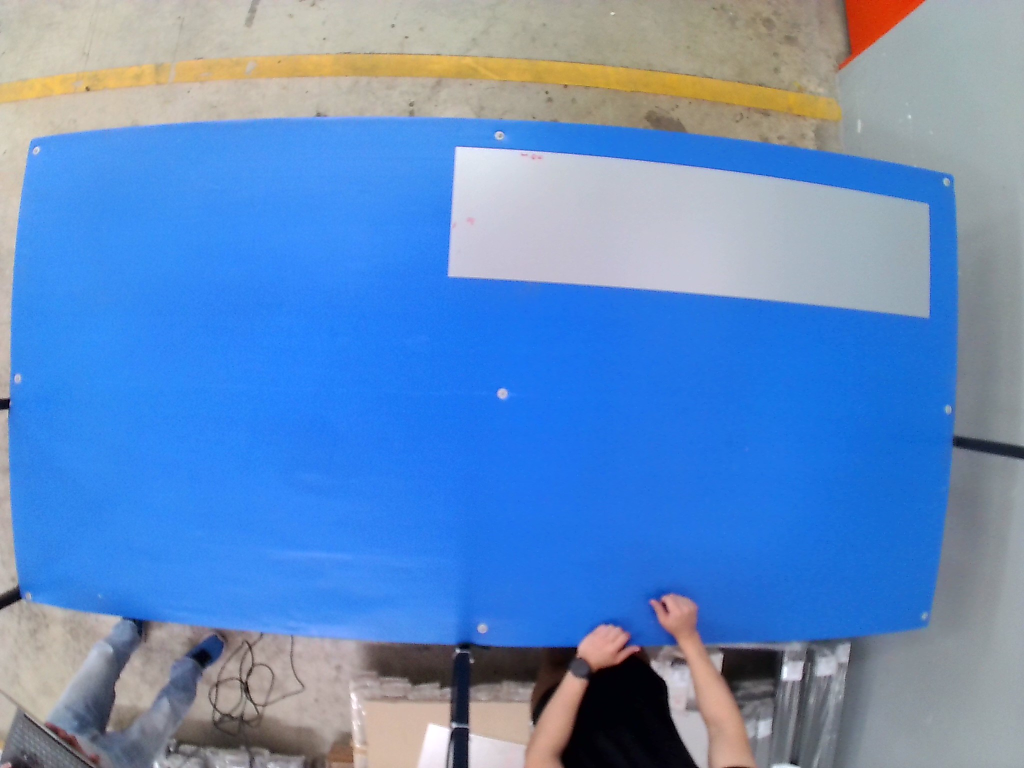
#> input picture img/img2.jpg, 2048 x 1536 px (shown at 1/2 size)
$ python main_img.py
#> lines starting #> are read from the running program, lines starting #| are printed output that depends on the picture
#> (reads calibration_data/calibration_data_7x5_3040p.npz from the repository)
import cv2
import math
import numpy as np
import datetime
import requests
import os
import logging
from logging.handlers import RotatingFileHandler
import signal
import sys
# import tower_light as tl
import threading

class ImageCapture:
    def __init__(self, image_path):
#> called with image_path = 'img/img2.jpg'
        self.image_path = image_path
        self.frame = cv2.imread(image_path)
#> self.frame is the input picture: shape (1536, 2048, 3); mean B, G, R 193.7, 139.6, 98.4
        self._opened = self.frame is not None
#> self._opened = True
        if not self._opened:
            print(f"Error: Unable to load image at {image_path}")
        else:
            pass

    def isOpened(self):
        return self._opened

    def read(self):
        if not self._opened or self.frame is None:
            return False, None
        # คืนสำเนาเฟรมเดิมทุกครั้ง เพื่อให้แก้ไขภาพในลูปได้โดยไม่ทับต้นฉบับ
        return True, self.frame.copy()

    def release(self):
        self._opened = False


# Set up paths for various files and directories used in the program
script_dir = os.path.dirname(os.path.abspath(__file__))  # Get the absolute path of the script's directory
running_number_path = os.path.join(script_dir, 'running_number.txt')  # Path to store the running number
calibration_data_path = os.path.join(script_dir, 'calibration_data/calibration_data_7x5_3040p.npz')  # Path to the camera calibration data
img_output_path = os.path.join(script_dir, 'output')  # Directory where output images will be saved
log_dir = os.path.join(script_dir, 'app.log')  # Path for log file

# สร้างโฟลเดอร์ output หากยังไม่มี (ไม่กระทบโครงสร้าง process)
os.makedirs(img_output_path, exist_ok=True)

# Initialize towerlight
# tl.initialize()

# Configure logging
logger = logging.getLogger('MTL_MEASUREMENT')
logger.setLevel(logging.DEBUG)  # Set the logging level to DEBUG

# Create a handler for rotating log files to avoid large log files
handler = RotatingFileHandler(log_dir, maxBytes=10*1024*1024, backupCount=5, mode='w')
handler.setFormatter(logging.Formatter('%(asctime)s - %(name)s - %(levelname)s - %(message)s', datefmt='%Y-%m-%d %H:%M:%S'))

# Add the handler to the logger
logger.addHandler(handler)

# Flag to control whether to display windows with OpenCV, useful for headless environments
SHOW_WINDOWS = True

# Function to calculate the dimensions of a contour's bounding rectangle (approximation)
'''
def cal_dim(approx):
    dist_list = []
    c = 0
    # Calculate the Euclidean distance between each pair of points
    for i in range(len(approx)):
        for j in range(i+1, len(approx)):
            dist = math.sqrt(math.pow(approx[i][0][0] - approx[j][0][0], 2) + math.pow(approx[i][0][1] - approx[j][0][1], 2))
            dist_list.append(dist)
            c += 1
    dist_list = sorted(dist_list)[:4]  # Keep the four smallest distances
    height = int((dist_list[0] + dist_list[1]) / 2)  # Average of the smallest two for height
    width = int((dist_list[2] + dist_list[3]) / 2)  # Average of the next two for width

    return width, height
'''

# [37 lines left out: functions cal_dim, rotate_image, not called in this run]

# Placeholder function for motion detection (currently not implemented)
def motion_detection(image):
    pass

# Function to get the next running number from a file, used to uniquely name images
# [38 lines left out: function get_next_running_number, not called in this run]


def load_calibration_data(calibration_data_path):
    try:
        # Load the calibration data from the specified file
        calibration_data = np.load(calibration_data_path)
        logger.debug(f'Calibration data loaded successfully from {calibration_data_path}')

        # Extract camera matrix and distortion coefficients
        mtx, dist = calibration_data['mtx'], calibration_data['dist']
        return mtx, dist

    except Exception as e:
        # Log the error and exit the program if loading fails
        logger.error(f'Failed to load calibration data from {calibration_data_path}: {e}')
        logger.error('Exiting the program')
        # thread_tl_r = threading.Thread(target=tl.turn_on_pin_b)
        # thread_tl_r.start()
        exit()


def send_data_to_server(url, files, body, headers):

    return False  # Indicate that the request failed


def prepare_image_file(im_fname):
    return {'image': open(im_fname, 'rb')}


# [9 lines left out: function prepare_request_body, not called in this run]


# Load the calibration data for camera undistortion
mtx, dist = load_calibration_data(calibration_data_path)

# Color range parameters for detecting the blue background
blue_Lower = (90, 120, 120)
# blue_Lower = (90, 10, 50)
# blue_Upper = (150, 255, 255)
blue_Upper = (150, 255, 255)

# Dimensions of the original object (in millimeters)
original_width = 615
original_height = 425

frame_number = 0  # Initialize the frame counter
motion_detected = False  # Flag to indicate if motion is being detected

# Constants for the program logic
WARMUP = 10  # Number of frames to skip at the beginning for camera warmup
THRESH = 10  # Threshold for motion detection
ASSIGN_VALUE = 255  # Value used in thresholding

# Server destination for uploading images and data
url = ""
headers = {
    #'authorization': "Bearer {token}"  # Example for authorization header if needed
}

image_path = os.path.join(script_dir, 'img/img2.jpg')  # แก้เป็นไฟล์รูปของคุณ

cap = ImageCapture(image_path)

if not cap.isOpened():
    print("Error: Unable to open the image source.")
    exit()

# Initialize kernel for glare reduction
kernel = cv2.getStructuringElement(cv2.MORPH_RECT, (5, 5))
#> kernel = [[1, 1, 1, 1, 1], [1, 1, 1, 1, 1], [1, 1, 1, 1, 1], [1, 1, 1, 1, 1], [1, 1, 1, 1, 1]]

while cap.isOpened():
    ret, frame = cap.read()

    frame_number += 1

    if ret and frame is not None:
        frame = cv2.resize(frame, (4032, 3040))

    if not ret or frame is None:
        logger.debug('Failed to capture video frame, exiting loop.')
        logger.error('Failed to capture video frame.')
        break  # Exit the loop if frame capture fails

    # Run logic only on the first frame to set up initial parameters
    if frame_number == 1:
        frame_height = frame.shape[0]
#> frame_height = 3040
        frame_width = frame.shape[1]
#> frame_width = 4032
        frame_area = int(frame_height * frame_width)
#> frame_area = 12257280

        # Set pixel-to-mm conversion ratios
        pixel_mm_ratio_width = 0.5319  # Conversion ratio for width
        pixel_mm_ratio_height = 0.5284  # Conversion ratio for height

    frame_HD = frame.copy()
    frame = cv2.resize(frame, (1008,760))   # Resize for faster processing
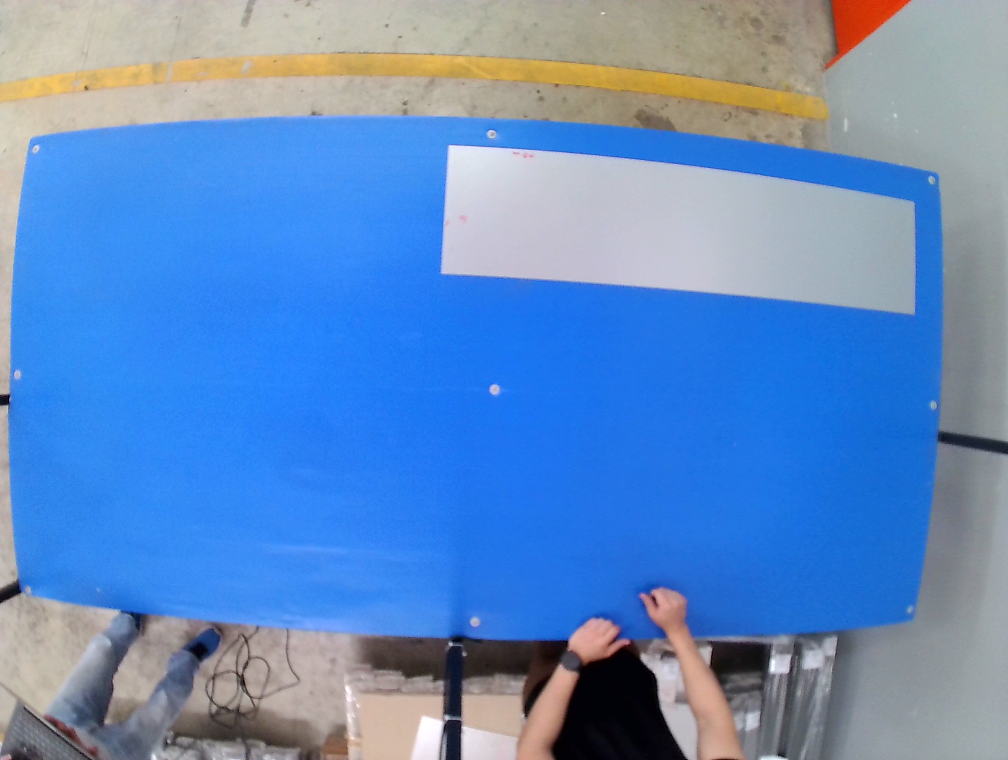
#> frame: shape (760, 1008, 3); mean B, G, R 193.8, 139.6, 98.5
    # frame = frame[80:600, 80:1000]   # Crop the undistorted image to a specific region

    # Convert the frame to grayscale and apply Gaussian blur for motion detection
    gray_frame = cv2.cvtColor(frame, cv2.COLOR_BGR2GRAY)
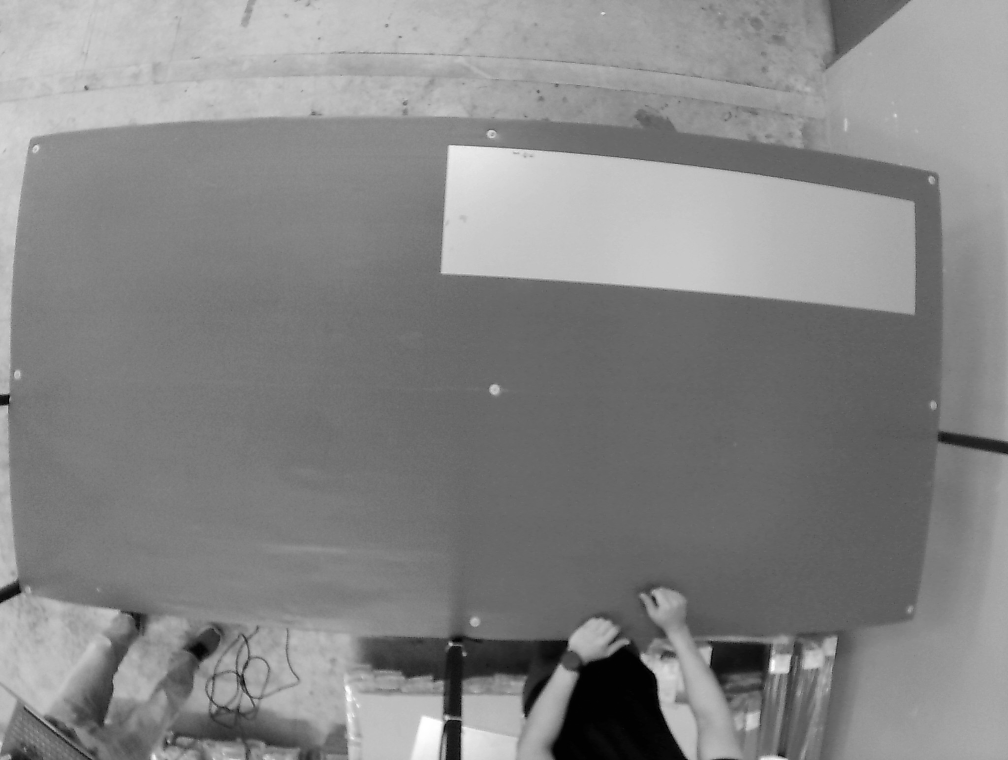
#> gray_frame: shape (760, 1008); min 1, max 255, mean 133.5
    blurred_frame = cv2.GaussianBlur(gray_frame, (5, 5), 0)

    # Skip the first few frames for camera warmup
    if frame_number < WARMUP:
        if SHOW_WINDOWS:
            cv2.imshow("Raw Frame", frame)
            if cv2.waitKey(1) & 0xFF == ord('q'):
#> (key q is pressed here)
                break
        continue

    elif frame_number == WARMUP:
        # Capture the background frame for motion detection
        prev_frame = frame
        if SHOW_WINDOWS:
            cv2.imshow("Raw Frame", frame)
            if cv2.waitKey(1) & 0xFF == ord('q'):
                break
        continue

    key = cv2.waitKey(1)

    # Check if numpad key "1" is pressed, then start the measurement
    if key == ord('1'):

        # Undistort the captured frame using the calibration data
        frame_HD = cv2.undistort(frame_HD, mtx, dist, None, mtx)
        frame_HD = rotate_image(frame_HD,2.4)    # Rotate the frame if needed (currently set to 0 degrees)
        frame_HD = frame_HD[480:2590, 50:4000]
        output = frame_HD.copy()
        gray_frame_HD = cv2.cvtColor(frame_HD, cv2.COLOR_BGR2GRAY)
        blurred_frame_HD = cv2.GaussianBlur(gray_frame_HD, (5, 5), 0)

        # Start dimension calculation
        # Threshold the image
        _, thresholded_obj_detection = cv2.threshold(blurred_frame_HD, 200, 255, cv2.THRESH_BINARY)

        # Apply morphological operations
        closed = cv2.morphologyEx(thresholded_obj_detection, cv2.MORPH_CLOSE, kernel)

        # Inpaint the image to remove glares
        frame_no_glare = cv2.inpaint(frame_HD, closed, 3, cv2.INPAINT_TELEA)

        # Color detection
        # Convert the frame to HSV color space for color-based object detection
        frame_hsv = cv2.cvtColor(frame_no_glare, cv2.COLOR_BGR2HSV)
        blue_mask = cv2.inRange(frame_hsv, blue_Lower, blue_Upper)  # Create a mask for blue color
        blue_mask = cv2.bitwise_not(blue_mask)  # Invert the mask

        nonZero_blue = cv2.countNonZero(blue_mask)
        logger.debug(f'1st check: if an object appears on the table (nonZero_blue): {nonZero_blue}')

        # 4th check: if an object appears on the table by checking non-zero pixels in the mask
        if nonZero_blue > 500000:
            logger.debug(f'Object detected with nonZero_blue: {nonZero_blue}')

            # Find contours on the thresholded image
            contours, hierarchy = cv2.findContours(blue_mask, cv2.RETR_CCOMP, cv2.CHAIN_APPROX_SIMPLE)

            # Draw all detected contours for visualization
            contour_image = output.copy()
            cv2.drawContours(contour_image, contours, -1, (255, 0, 0), 1)  # Draw contours in blue
            cv2.imwrite(os.path.join(script_dir, 'all_contours.jpg'), contour_image)

            # Initialize flag to track if all contours are skipped
            all_contours_skipped = True

            # Loop over the contours to process each detected object
            for cnt in contours:
                area = cv2.contourArea(cnt)

                # Skip small contours that likely represent noise
                if area < frame_area * 0.016:
                    logger.debug(f'Contour area: {area} < {frame_area * 0.02}, skipping')
                    continue

                # Set flag to False since we have at least one valid contour
                all_contours_skipped = False

                # Calculate contour centroid
                M = cv2.moments(cnt)
                cX = int(M["m10"] / M["m00"])
                cY = int(M["m01"] / M["m00"])
                approx = cv2.approxPolyDP(cnt, 0.009 * cv2.arcLength(cnt, True), True)

                # Skip contours with too many vertices (likely noise)
                if len(approx) > 8:
                    logger.debug(f'Contour has {len(approx)} vertices, skipping')
                    continue

                # Draw the contour and calculate object dimensions
                cv2.drawContours(output, [approx], 0, (0, 255, 0), 2)
                measurements = cal_dim(contours, hierarchy, pixel_mm_ratio_width, pixel_mm_ratio_height)
                object_width = measurements["width_mm"]
                object_height = measurements["height_mm"]
                object_area = measurements["area_mm2"]

                # Annotate the object area on the image
                cv2.putText(output, "Area: {} mm2".format(round(object_area, 1)), (int(cX - 100), int(cY - 50)),
                            cv2.FONT_HERSHEY_PLAIN, 2, (0, 255, 0), 2)

                if len(approx) == 4:
                    logger.debug(f'Contour has 4 vertices, calculating width and height')
                    # Annotate the width and height on the image
                    cv2.putText(output, "Width: {} mm".format(round(object_width, 1)), (int(cX - 100), int(cY - 20)),
                                cv2.FONT_HERSHEY_PLAIN, 2, (0, 255, 0), 2)
                    cv2.putText(output, "Height: {} mm".format(round(object_height, 1)), (int(cX - 100), int(cY + 10)),
                                cv2.FONT_HERSHEY_PLAIN, 2, (0, 255, 0), 2)

                # Print the object dimensions to the terminal
                logger.debug("Width: {} mm".format(round(object_width, 1)))
                logger.debug("Height: {} mm".format(round(object_height, 1)))

                (x, y, w, h) = cv2.boundingRect(cnt)

                # Save the processed image with a unique filename
                running_number = get_next_running_number()
                im_fname = os.path.join(img_output_path, f'mtal{running_number}.png')
                cv2.imwrite(im_fname, output)

                # Turn on tower light
                # thread_tl_g = threading.Thread(target=tl.turn_on_pin_a)
                # thread_tl_g.start()

                # Prepare the image file for uploading
                files = prepare_image_file(im_fname)

                # Prepare the request body with object details
                body = prepare_request_body(running_number, object_area, object_width, object_height)
                logger.debug(f'REQUEST: {body}')

                # if send_data_to_server(url, files, body, headers, logger):
                if send_data_to_server(url, files, body, headers):
                    status_active = False  # Reset the status flag

            # if all_contours_skipped:
            #     thread_tl_b = threading.Thread(target=tl.turn_on_pin_b)
            #     thread_tl_b.start()

        else:
            logger.debug('No object detected, resetting variables')

    # if SHOW_WINDOWS:
    #     cv2.imshow("Raw Frame", frame)

    if SHOW_WINDOWS and 'output' in locals():
        display = cv2.resize(output, (1280, 720))
        cv2.imshow("Processed Output", display)

    if SHOW_WINDOWS:
        if cv2.waitKey(1) & 0xFF == ord('q'):
            break

if SHOW_WINDOWS:
    cap.release()
    cv2.destroyAllWindows()
